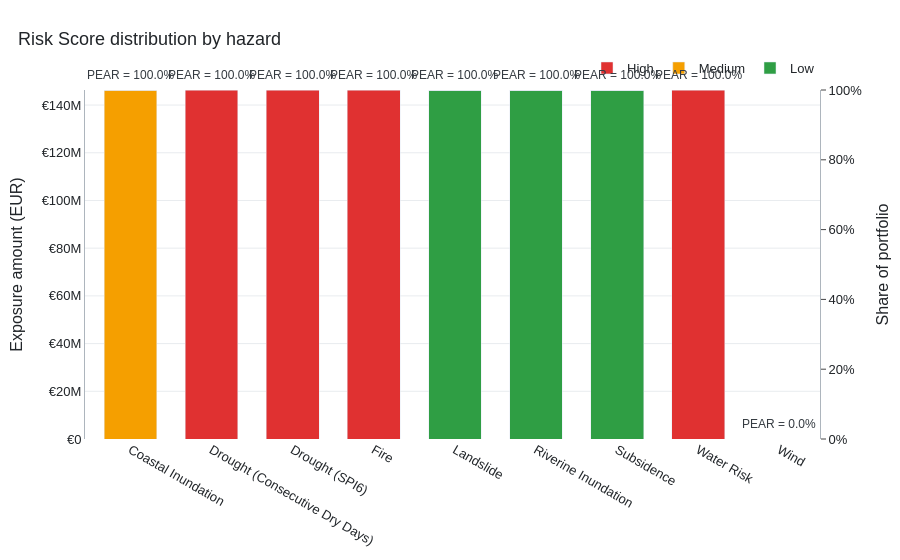
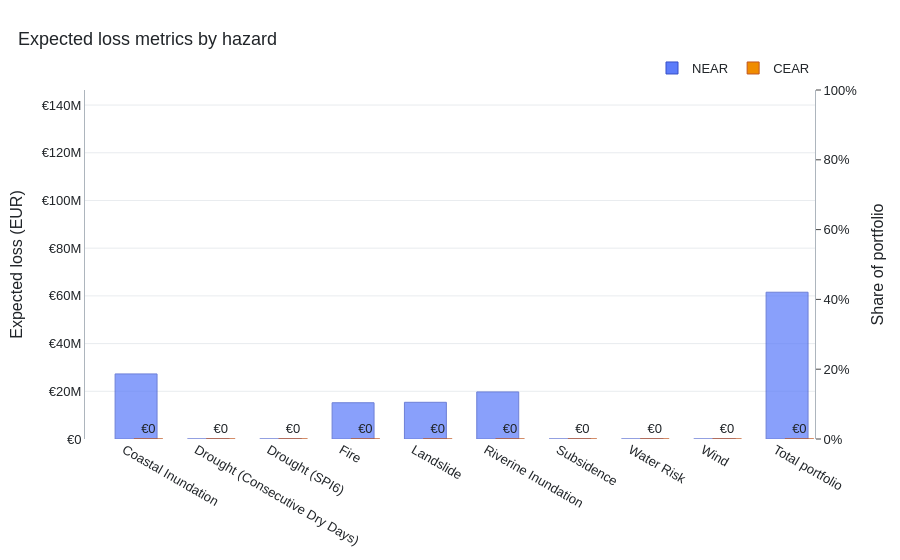

These figures' notebook cell, in order:
### Markdown cell above
## 7. Visualize Portfolio Metrics

These figures summarize the bank pipeline outputs and provide a quick check that the downloaded result files are aligned with the submitted portfolio assets.

### Code cell
figures = show_all_portfolio_metric_charts(portfolio_asset, files_path / "portfolio_metrics_Arfima.xlsx")

### Figure 1 — Plotly figure (JSON) as saved in the notebook; plotly's stock layout.template omitted (floating-point values rounded to 4 significant figures)
{"data": [{"customdata": [[0.0], [0.0], [0.0], [0.0], [1.0], [1.0], [1.0], [0.0], [0.0]], "hovertemplate": "<b>%{x}</b><br>Risk Score: Low<br>Exposure: %{y:,.0f} EUR<br>Portfolio share: %{customdata[0]:.1%}<extra></extra>", "marker": {"color": "#2f9e44"}, "name": "Low", "type": "bar", "x": ["Coastal Inundation", "Drought (Consecutive Dry Days)", "Drought (SPI6)", "Fire", "Landslide", "Riverine Inundation", "Subsidence", "Water Risk", "Wind"], "y": [0.0, 0.0, 0.0, 0.0, 146300000.0, 146300000.0, 146300000.0, 0.0, 0.0]}, {"customdata": [[1.0], [0.0], [0.0], [0.0], [0.0], [0.0], [0.0], [0.0], [0.0]], "hovertemplate": "<b>%{x}</b><br>Risk Score: Medium<br>Exposure: %{y:,.0f} EUR<br>Portfolio share: %{customdata[0]:.1%}<extra></extra>", "marker": {"color": "#f59f00"}, "name": "Medium", "type": "bar", "x": ["Coastal Inundation", "Drought (Consecutive Dry Days)", "Drought (SPI6)", "Fire", "Landslide", "Riverine Inundation", "Subsidence", "Water Risk", "Wind"], "y": [146300000.0, 0.0, 0.0, 0.0, 0.0, 0.0, 0.0, 0.0, 0.0]}, {"customdata": [[0.0], [1.0], [1.0], [1.0], [0.0], [0.0], [0.0], [1.0], [0.0]], "hovertemplate": "<b>%{x}</b><br>Risk Score: High<br>Exposure: %{y:,.0f} EUR<br>Portfolio share: %{customdata[0]:.1%}<extra></extra>", "marker": {"color": "#e03131"}, "name": "High", "type": "bar", "x": ["Coastal Inundation", "Drought (Consecutive Dry Days)", "Drought (SPI6)", "Fire", "Landslide", "Riverine Inundation", "Subsidence", "Water Risk", "Wind"], "y": [0.0, 146300000.0, 146300000.0, 146300000.0, 0.0, 0.0, 0.0, 146300000.0, 0.0]}, {"hoverinfo": "skip", "marker": {"color": "rgba(0, 0, 0, 0.001)", "size": 1}, "mode": "markers", "showlegend": false, "type": "scatter", "x": ["Coastal Inundation", "Wind"], "y": [0, 146300000.0], "yaxis": "y"}, {"hoverinfo": "skip", "marker": {"color": "rgba(0, 0, 0, 0.001)", "size": 1}, "mode": "markers", "showlegend": false, "type": "scatter", "x": ["Coastal Inundation", "Wind"], "y": [0, 1], "yaxis": "y2"}], "layout": {"annotations": [{"font": {"color": "#343a40", "size": 12}, "showarrow": false, "text": "PEAR = 100.0%", "x": "Coastal Inundation", "xref": "x", "y": 146300000.0, "yanchor": "bottom", "yref": "y", "yshift": 6}, {"font": {"color": "#343a40", "size": 12}, "showarrow": false, "text": "PEAR = 100.0%", "x": "Drought (Consecutive Dry Days)", "xref": "x", "y": 146300000.0, "yanchor": "bottom", "yref": "y", "yshift": 6}, {"font": {"color": "#343a40", "size": 12}, "showarrow": false, "text": "PEAR = 100.0%", "x": "Drought (SPI6)", "xref": "x", "y": 146300000.0, "yanchor": "bottom", "yref": "y", "yshift": 6}, {"font": {"color": "#343a40", "size": 12}, "showarrow": false, "text": "PEAR = 100.0%", "x": "Fire", "xref": "x", "y": 146300000.0, "yanchor": "bottom", "yref": "y", "yshift": 6}, {"font": {"color": "#343a40", "size": 12}, "showarrow": false, "text": "PEAR = 100.0%", "x": "Landslide", "xref": "x", "y": 146300000.0, "yanchor": "bottom", "yref": "y", "yshift": 6}, {"font": {"color": "#343a40", "size": 12}, "showarrow": false, "text": "PEAR = 100.0%", "x": "Riverine Inundation", "xref": "x", "y": 146300000.0, "yanchor": "bottom", "yref": "y", "yshift": 6}, {"font": {"color": "#343a40", "size": 12}, "showarrow": false, "text": "PEAR = 100.0%", "x": "Subsidence", "xref": "x", "y": 146300000.0, "yanchor": "bottom", "yref": "y", "yshift": 6}, {"font": {"color": "#343a40", "size": 12}, "showarrow": false, "text": "PEAR = 100.0%", "x": "Water Risk", "xref": "x", "y": 146300000.0, "yanchor": "bottom", "yref": "y", "yshift": 6}, {"font": {"color": "#343a40", "size": 12}, "showarrow": false, "text": "PEAR = 0.0%", "x": "Wind", "xref": "x", "y": 0.0, "yanchor": "bottom", "yref": "y", "yshift": 6}], "bargap": 0.35, "barmode": "stack", "font": {"color": "#212529", "family": "Arial", "size": 13}, "legend": {"orientation": "h", "title": {"text": ""}, "x": 1, "xanchor": "right", "y": 1.02, "yanchor": "bottom"}, "margin": {"b": 115, "l": 85, "r": 80, "t": 90}, "paper_bgcolor": "white", "plot_bgcolor": "white", "title": {"text": "Risk Score distribution by hazard", "x": 0.02, "xanchor": "left"}, "yaxis": {"gridcolor": "#e9ecef", "linecolor": "#adb5bd", "range": [0, 146300000.0], "showline": true, "tickformat": "~s", "tickprefix": "€", "title": {"text": "Exposure amount (EUR)"}}, "yaxis2": {"linecolor": "#adb5bd", "overlaying": "y", "range": [0, 1], "scaleanchor": "y", "scaleratio": 146300000.0, "showgrid": false, "showline": true, "side": "right", "tickformat": ".0%", "tickmode": "auto", "ticks": "outside", "title": {"text": "Share of portfolio"}}}}

### Figure 2 — Plotly figure (JSON) as saved in the notebook; plotly's stock layout.template omitted (floating-point values rounded to 4 significant figures)
{"data": [{"customdata": [[0.1864, "€27.3M"], [0.0, "€0"], [0.0, "€0"], [0.1039, "€15.2M"], [0.1051, "€15.4M"], [0.1349, "€19.7M"], [0.0, "€0"], [0.0, "€0"], [0.0, "€0"], [0.4206, "€61.5M"]], "hovertemplate": "<b>%{x}</b><br>NEAR: %{customdata[1]}<br>Share of portfolio: %{customdata[0]:.2%}<extra></extra>", "marker": {"color": "#5c7cfa", "line": {"color": "#364fc7", "width": 1}, "opacity": 0.72}, "name": "NEAR", "offset": -0.13, "type": "bar", "width": 0.58, "x": ["Coastal Inundation", "Drought (Consecutive Dry Days)", "Drought (SPI6)", "Fire", "Landslide", "Riverine Inundation", "Subsidence", "Water Risk", "Wind", "Total portfolio"], "y": [27280000.0, 0.0, 0.0, 15200000.0, 15380000.0, 19730000.0, 0.0, 0.0, 0.0, 61540000.0]}, {"cliponaxis": false, "customdata": [[0.0, "€0"], [0.0, "€0"], [0.0, "€0"], [0.0, "€0"], [0.0, "€0"], [0.0, "€0"], [0.0, "€0"], [0.0, "€0"], [0.0, "€0"], [0.0, "€0"]], "hovertemplate": "<b>%{x}</b><br>CEAR: %{customdata[1]}<br>Share of portfolio: %{customdata[0]:.2%}<extra></extra>", "marker": {"color": "#f08c00", "line": {"color": "#c05621", "width": 1}, "opacity": 0.9}, "name": "CEAR", "offset": 0.13, "text": ["€0", "€0", "€0", "€0", "€0", "€0", "€0", "€0", "€0", "€0"], "textposition": "outside", "type": "bar", "width": 0.4, "x": ["Coastal Inundation", "Drought (Consecutive Dry Days)", "Drought (SPI6)", "Fire", "Landslide", "Riverine Inundation", "Subsidence", "Water Risk", "Wind", "Total portfolio"], "y": [0.0, 0.0, 0.0, 0.0, 0.0, 0.0, 0.0, 0.0, 0.0, 0.0]}, {"hoverinfo": "skip", "marker": {"color": "rgba(0, 0, 0, 0.001)", "size": 1}, "mode": "markers", "showlegend": false, "type": "scatter", "x": ["Coastal Inundation", "Total portfolio"], "y": [0, 146300000.0], "yaxis": "y"}, {"hoverinfo": "skip", "marker": {"color": "rgba(0, 0, 0, 0.001)", "size": 1}, "mode": "markers", "showlegend": false, "type": "scatter", "x": ["Coastal Inundation", "Total portfolio"], "y": [0, 1], "yaxis": "y2"}], "layout": {"barmode": "overlay", "font": {"color": "#212529", "family": "Arial", "size": 13}, "legend": {"orientation": "h", "title": {"text": ""}, "x": 1, "xanchor": "right", "y": 1.02, "yanchor": "bottom"}, "margin": {"b": 80, "l": 85, "r": 85, "t": 90}, "paper_bgcolor": "white", "plot_bgcolor": "white", "title": {"text": "Expected loss metrics by hazard", "x": 0.02, "xanchor": "left"}, "yaxis": {"gridcolor": "#e9ecef", "linecolor": "#adb5bd", "range": [0, 146300000.0], "showline": true, "tickformat": "~s", "tickprefix": "€", "title": {"text": "Expected loss (EUR)"}}, "yaxis2": {"linecolor": "#adb5bd", "overlaying": "y", "range": [0, 1], "scaleanchor": "y", "scaleratio": 146300000.0, "showgrid": false, "showline": true, "side": "right", "tickformat": ".0%", "tickmode": "auto", "ticks": "outside", "title": {"text": "Share of portfolio"}}}}
